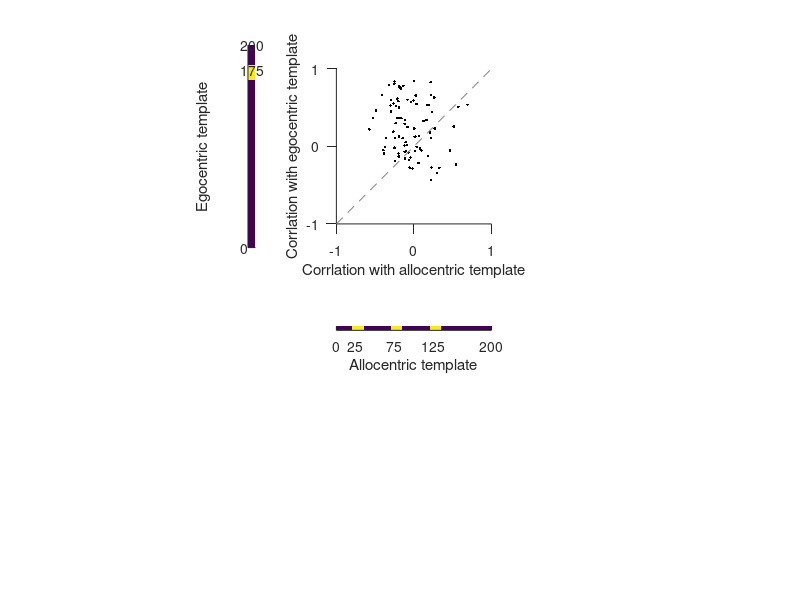

This figure's MATLAB source:
%%

clear;clc;close

load('data_Fig_6H.mat');

%%
[p, h, stats]=signrank(corr_1,corr_2);

f=figure(1);
subplot(2,3,2);
plot(corr_1,corr_2,'.','color','k');
xlabel({'Corrlation with allocentric template'});ylabel({'Corrlation with egocentric template'});
set(gca,'xtick',[-1,0,1],'ytick',[-1,0,1]);set(gca,'tickdir','out','ticklength',[0.05,0.05]);box off;axis square;
axis([-1 1 -1 1]);hold on;
plot([-1,1],[-1,1],'--','color',[0.5,0.5,0.5]);

subplot(2,30,8);
imagesc([],space_bins,ego_temp_r(6,:)');axis xy;
box off;set(gca,'xtick',[],'ytick',[0,175,200],'tickdir','out','ticklength',[0,0]);
ylabel('Egocentric template');

subplot(20,3,35);
imagesc(space_bins,[],cue_template(6,:));axis xy;
box off;set(gca,'xtick',[0,25,75,125,200],'ytick',[],'tickdir','out','ticklength',[0,0]);
xlabel('Allocentric template');

set(f,'Position',[478 450 863 535]);

%%

